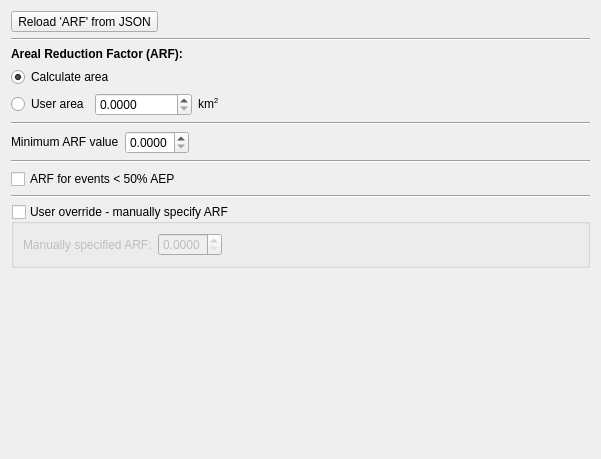
          <widget class="QWidget" name="arf_scroll_area_widget">
           <property name="geometry">
            <rect>
             <x>0</x>
             <y>0</y>
             <width>601</width>
             <height>459</height>
            </rect>
           </property>
           <layout class="QVBoxLayout" name="verticalLayout_3">
            <item>
             <widget class="QToolButton" name="arf_reload_json_tool_button">
              <property name="text">
               <string>Reload 'ARF' from JSON</string>
              </property>
             </widget>
            </item>
            <item>
             <widget class="Line" name="arf_hori_line">
              <property name="orientation">
               <enum>Qt::Orientation::Horizontal</enum>
              </property>
             </widget>
            </item>
            <item>
             <widget class="QLabel" name="arf_heading_label">
              <property name="font">
               <font>
                <bold>true</bold>
               </font>
              </property>
              <property name="text">
               <string>Areal Reduction Factor (ARF):</string>
              </property>
             </widget>
            </item>
            <item>
             <widget class="QRadioButton" name="arf_calculate_area_radio_button">
              <property name="toolTip">
               <string>Calculate catchment area</string>
              </property>
              <property name="text">
               <string>Calculate area</string>
              </property>
              <property name="checked">
               <bool>true</bool>
              </property>
             </widget>
            </item>
            <item>
             <layout class="QHBoxLayout" name="arf_user_area_hori_layout">
              <item>
               <widget class="QRadioButton" name="arf_user_area_radio_button">
                <property name="enabled">
                 <bool>true</bool>
                </property>
                <property name="toolTip">
                 <string>Manually specify catchment area</string>
                </property>
                <property name="text">
                 <string>User area</string>
                </property>
                <property name="checked">
                 <bool>false</bool>
                </property>
               </widget>
              </item>
              <item>
               <widget class="QDoubleSpinBox" name="arf_user_area_spinbox">
                <property name="decimals">
                 <number>4</number>
                </property>
                <property name="maximum">
                 <double>999999.000000000000000</double>
                </property>
               </widget>
              </item>
              <item>
               <widget class="QLabel" name="arf_user_area_units_label">
                <property name="text">
                 <string>&lt;html&gt;&lt;head/&gt;&lt;body&gt;&lt;p&gt;km&lt;span style=&quot; vertical-align:super;&quot;&gt;2&lt;/span&gt;&lt;/p&gt;&lt;/body&gt;&lt;/html&gt;</string>
                </property>
               </widget>
              </item>
              <item>
               <spacer name="arf_user_area_hori_spacer">
                <property name="orientation">
                 <enum>Qt::Orientation::Horizontal</enum>
                </property>
                <property name="sizeHint" stdset="0">
                 <size>
                  <width>40</width>
                  <height>20</height>
                 </size>
                </property>
               </spacer>
              </item>
             </layout>
            </item>
            <item>
             <widget class="Line" name="arf_hori_line_1">
              <property name="orientation">
               <enum>Qt::Orientation::Horizontal</enum>
              </property>
             </widget>
            </item>
            <item>
             <layout class="QHBoxLayout" name="arf_min_arf_hori_layout">
              <item>
               <widget class="QLabel" name="arf_min_arf_value_label">
                <property name="toolTip">
                 <string>Minimum ARF value (0-1)</string>
                </property>
                <property name="text">
                 <string>&lt;html&gt;&lt;head/&gt;&lt;body&gt;&lt;p&gt;Minimum ARF value&lt;/p&gt;&lt;/body&gt;&lt;/html&gt;</string>
                </property>
               </widget>
              </item>
              <item>
               <widget class="QDoubleSpinBox" name="arf_min_arf_value_spinbox">
                <property name="decimals">
                 <number>4</number>
                </property>
                <property name="minimum">
                 <double>0.000000000000000</double>
                </property>
                <property name="maximum">
                 <double>1.000000000000000</double>
                </property>
               </widget>
              </item>
              <item>
               <spacer name="arf_min_arf_value_hori_spacer">
                <property name="orientation">
                 <enum>Qt::Orientation::Horizontal</enum>
                </property>
                <property name="sizeHint" stdset="0">
                 <size>
                  <width>40</width>
                  <height>20</height>
                 </size>
                </property>
               </spacer>
              </item>
             </layout>
            </item>
            <item>
             <widget class="Line" name="arf_hori_line_2">
              <property name="orientation">
               <enum>Qt::Orientation::Horizontal</enum>
              </property>
             </widget>
            </item>
            <item>
             <widget class="QCheckBox" name="arf_for_events_checkbox">
              <property name="toolTip">
               <string>Apply ARF equations to events outside ARR's recommended range</string>
              </property>
              <property name="text">
               <string>ARF for events &lt; 50% AEP</string>
              </property>
             </widget>
            </item>
            <item>
             <widget class="Line" name="arf_hori_line_3">
              <property name="orientation">
               <enum>Qt::Orientation::Horizontal</enum>
              </property>
             </widget>
            </item>
            <item>
             <widget class="QgsCollapsibleGroupBox" name="arf_manual_specify_block">
              <property name="title">
               <string>User override - manually specify ARF</string>
              </property>
              <property name="checkable">
               <bool>true</bool>
              </property>
              <property name="checked">
               <bool>false</bool>
              </property>
              <property name="collapsed">
               <bool>true</bool>
              </property>
              <layout class="QGridLayout" name="gridLayout_6">
               <item row="0" column="0">
                <widget class="QLabel" name="arf_manual_specify_label">
                 <property name="text">
                  <string>Manually specified ARF:</string>
                 </property>
                </widget>
               </item>
               <item row="0" column="1">
                <widget class="QDoubleSpinBox" name="arf_manual_specify_spinbox">
                 <property name="decimals">
                  <number>4</number>
                 </property>
                 <property name="minimum">
                  <double>0.000000000000000</double>
                 </property>
                 <property name="maximum">
                  <double>1.000000000000000</double>
                 </property>
                </widget>
               </item>
               <item row="0" column="2">
                <spacer name="arf_manual_specify_hori_spacer">
                 <property name="orientation">
                  <enum>Qt::Orientation::Horizontal</enum>
                 </property>
                 <property name="sizeHint" stdset="0">
                  <size>
                   <width>40</width>
                   <height>20</height>
                  </size>
                 </property>
                </spacer>
               </item>
              </layout>
             </widget>
            </item>
            <item>
             <spacer name="arf_tab_vert_spacer">
              <property name="orientation">
               <enum>Qt::Orientation::Vertical</enum>
              </property>
              <property name="sizeHint" stdset="0">
               <size>
                <width>20</width>
                <height>40</height>
               </size>
              </property>
             </spacer>
            </item>
           </layout>
          </widget>
